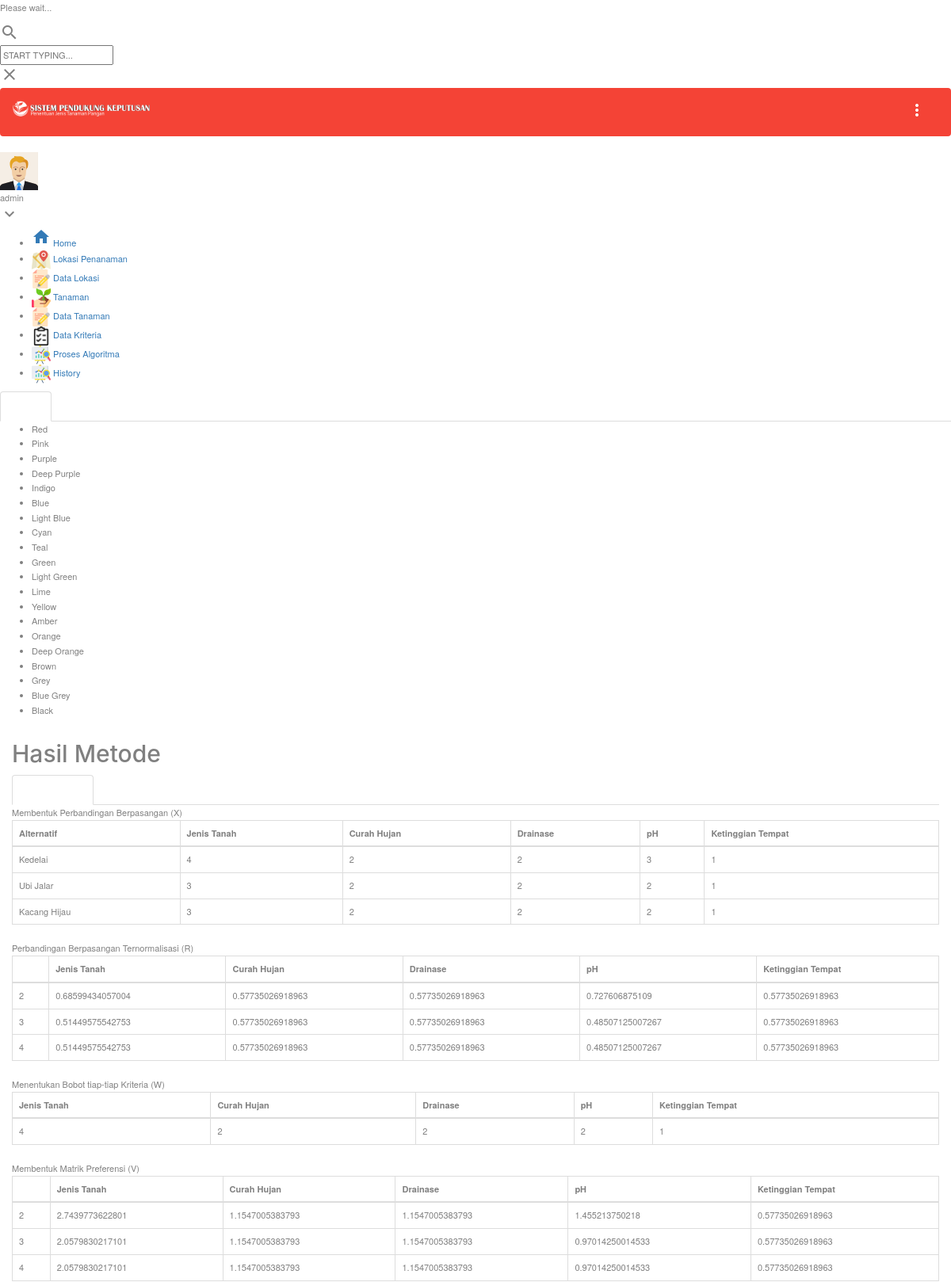
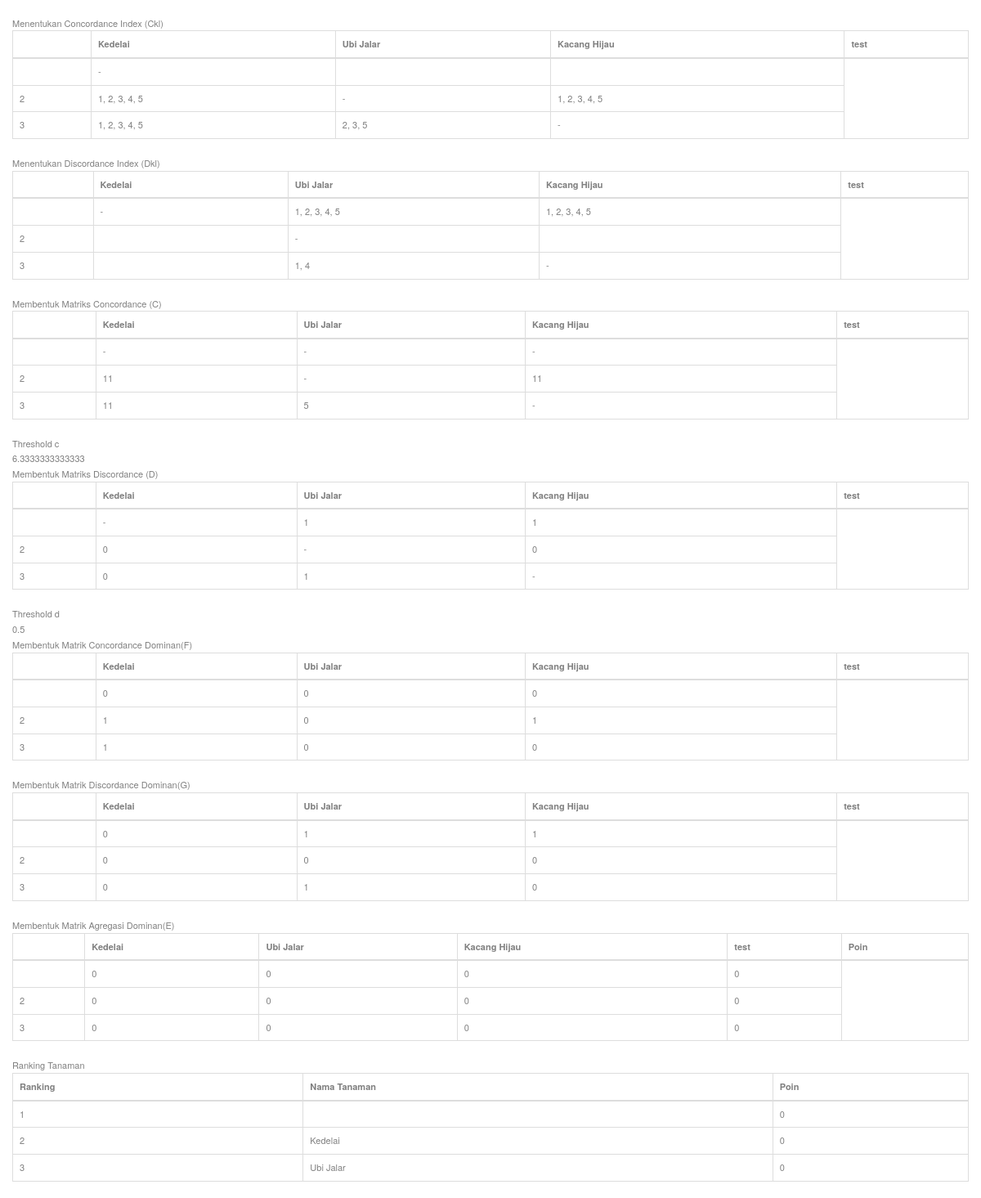
Screenshot of /admin/history_detail.php?id_history=4 (signed in) with the database file from the repository (2 pictures, top to bottom).
### tables this page shows
CREATE TABLE `tb_kriteria` (
  `id_criteria` tinyint(3) UNSIGNED NOT NULL,
  `criteria` varchar(100) DEFAULT NULL,
  `bulan` text
);

CREATE TABLE `tb_evaluasi` (
  `id_alternative` smallint(5) UNSIGNED NOT NULL,
  `id_criteria` tinyint(3) UNSIGNED NOT NULL,
  `value` float NOT NULL
);

CREATE TABLE `tb_alternatif` (
  `id_alternative` varchar(5) NOT NULL,
  `name` varchar(30) NOT NULL
);

### admin/history_detail.php (the view, shortened to what the rows shown need)
<?php
include_once 'atribut/head.php';
$id_history = $_GET['id_history'];
$get_data = "SELECT tb_history.*, tb_lokasi.nama_lokasi FROM tb_history INNER JOIN tb_lokasi ON tb_history.lokasi = tb_lokasi.id_lokasi WHERE id_history = '$id_history' ";
$q_data   = $connect->query($get_data);
$s_data   = $q_data->fetch_array(MYSQLI_ASSOC);
$id_lokasi      = $s_data['lokasi'];
$id_bulan       = $s_data['bulan'];
$sql2 = "SELECT * FROM tb_alternatif";
$result2 = $connect->query($sql2);
$sql3 = "SELECT id_criteria, criteria FROM tb_kriteria";
$result3 = $connect->query($sql3);
$bulan1   = date($id_bulan);
$bulan2   = date($id_bulan) + 1;
$bulan3   = date($id_bulan) + 2;
$sql      = "SELECT * FROM tb_kriteria WHERE id_criteria = '2'";
$query    = $connect->query($sql);
$row      = $query->fetch_array(MYSQLI_ASSOC);
$kriteria = json_decode($row['bulan'], true);
for ($i = 0; $i < count($kriteria); $i++) {
  if ($kriteria[$i]['id_bulan'] == $bulan1) {
    $data_bulan = array(
      $bulan1 => $kriteria[$i]['value'],
      $bulan2 => $kriteria[$i+1]['value'],
      $bulan3 => $kriteria[$i+2]['value']
    );
  }
}
$hitung = array_sum($data_bulan) / 3;
if ($hitung >= 300 && $hitung <= 400) {
  $hasil = 3;
  $ket = "Tinggi (300-400 mm/bulan)";
} else if ($hitung >= 200 && $hitung <= 300) {
  $hasil = 2;
  $ket = "Menengah (200-300 mm/bulan)";
} else if ($hitung >= 100 && $hitung <= 200) {
  $hasil = 1;
  $ket = "Rendah (100-200 mm/bulan)";
}
$query4   = $connect->query("SELECT * FROM tb_kriteria_lokasi WHERE id_lokasi = '$id_lokasi'");
$row      = $query4->fetch_array(MYSQLI_ASSOC);
$kriteria = json_decode($row['kriteria'], true);
$array_kriteria = array(
  ['id_kriteria' => $kriteria[0]['id_kriteria'], 'kriteria' => $kriteria[0]['kriteria'], 'weight' => $kriteria[0]['weight']],
  ['id_kriteria' => $kriteria[1]['id_kriteria'], 'kriteria' => $kriteria[1]['kriteria'], 'weight' => $hasil, 'data_bulan' => $data_bulan, 'ket' => $ket],
  ['id_kriteria' => $kriteria[2]['id_kriteria'], 'kriteria' => $kriteria[2]['kriteria'], 'weight' => $kriteria[2]['weight']],
  ['id_kriteria' => $kriteria[3]['id_kriteria'], 'kriteria' => $kriteria[3]['kriteria'], 'weight' => $kriteria[3]['weight']],
  ['id_kriteria' => $kriteria[4]['id_kriteria'], 'kriteria' => $kriteria[4]['kriteria'], 'weight' => $kriteria[4]['weight']],
);
$data_kriteria = json_encode($array_kriteria);
$connect->query("UPDATE tb_kriteria_lokasi SET kriteria = '$data_kriteria' WHERE id_lokasi = '$id_lokasi'");
?>
<section class="content">
  <div class="container-fluid">
    <div class="row clearfix">
      <div class="col-lg-12 col-md-12 col-sm-12 col-xs-12">
        <div class="card">
          <div class="header">
            <h2>
              Hasil Metode
            </h2>
          </div>
          <div class="body">
          <div class="tab-content">
            <div role="tabpanel" class="tab-pane fade in active" id="home">
              <div class="row clearfix">
                <div class="col-lg-12 col-md-12 col-sm-12 col-xs-12">
                  <div class="card">
                    <div class="body table-responsive">
                      <table class="table table-bordered">
                        <thead>
                          <tr>
                            <th>Alternatif</th>
                            <?php
                            foreach ($result3 as $key) {
                              echo "<th>".$key['criteria']."</th>";
                            }
                            ?>
                          </tr>
                        </thead>
                          <?php
                          $sql="SELECT * FROM tb_evaluasi
                          ORDER BY id_alternative, id_criteria";
                          $result=$connect->query($sql);
                          ?>
                      </table>
                    </div>
                  </div>
                </div>
              </div>
              <div class="row clearfix">
                <div class="col-lg-12 col-md-12 col-sm-12 col-xs-12">
                  <div class="card">
                    <div class="body table-responsive">
                      <table class="table table-bordered">
                        <thead>
                          <tr>
                            <th></th>
                            <?php
                            foreach ($result3 as $key) {
                              echo "<th>".$key['criteria']."</th>";
                            }
                            ?>
                          </tr>
                        </thead>
                      </table>
                    </div>
                  </div>
                </div>
              </div>
              <div class="row clearfix">
                <div class="col-lg-12 col-md-12 col-sm-12 col-xs-12">
                  <div class="card">
                    <div class="body table-responsive">
                      <table class="table table-bordered">
                        <thead>
                          <tr>
                            <?php
                            foreach ($result3 as $key) {
                              echo "<th>".$key['criteria']."</th>";
                            }
                            ?>
                          </tr>
                        </thead>
                        <tbody>
                          <?php
                          $sql="SELECT kriteria FROM tb_kriteria_lokasi WHERE id_lokasi = '$id_lokasi'";
                          $result = $connect->query($sql);
                          $criteria = array();
                          while ($row = $result->fetch_array()) {
                            $kriteria = json_decode($row['kriteria'], true);
                            for ($i=0; $i < count($kriteria) ; $i++) {
                              $criteria[$kriteria[$i]['id_kriteria']] = $kriteria[$i]['weight'];
                            }
                          }
                          echo "<tr>";
                          for ($i = 1; $i <= count($criteria); $i++) {
                            echo "<td>".$criteria[$i]."</td>";
                          }
                          echo "</tr>";
                          ?>
                        </tbody>
                      </table>
                    </div>
                  </div>
                </div>
              </div>
              <div class="row clearfix">
                <div class="col-lg-12 col-md-12 col-sm-12 col-xs-12">
                  <div class="card">
                    <div class="body table-responsive">
                      <table class="table table-bordered">
                        <thead>
                          <tr>
                            <th></th>
                            <?php
                            foreach ($result3 as $key) {
                              echo "<th>".$key['criteria']."</th>";
                            }
                            ?>
                          </tr>
                        </thead>
                    </table>
                  </div>
                </div>
              </div>
            </div>
            <div class="row clearfix">
              <div class="col-lg-12 col-md-12 col-sm-12 col-xs-12">
                <div class="card">
                  <div class="body table-responsive">
                    <table class="table table-bordered">
                     <thead>
                      <tr>
                        <th></th>
                        <?php
                        foreach ($result2 as $key => $value) {
                          echo "<th>".$value['name']."</th>";
                        }
                        ?>
                      </tr>
                    </thead>
                </table>
              </div>
            </div>
          </div>
        </div>
        <div class="row clearfix">
          <div class="col-lg-12 col-md-12 col-sm-12 col-xs-12">
            <div class="card">
              <div class="body table-responsive">
                <table class="table table-bordered">
                  <thead>
                    <tr>
                      <th></th>
                      <?php
                      foreach ($result2 as $key => $value) {
                        echo "<th>".$value['name']."</th>";
                      }
                      ?>
                    </tr>
                  </thead>
              </table>
            </div>
          </div>
        </div>
      </div>
      <div class="row clearfix">
        <div class="col-lg-12 col-md-12 col-sm-12 col-xs-12">
          <div class="card">
            <div class="body table-responsive">
              <table class="table table-bordered">
                <thead>
                  <tr>
                    <th></th>
                    <?php
                    foreach ($result2 as $key => $value) {
                      echo "<th>".$value['name']."</th>";
                    }
                    ?>
                  </tr>
                </thead>
              </table>
            </div>
          </div>
        </div>
      </div>
      <div class="row clearfix">
        <div class="col-lg-12 col-md-12 col-sm-12 col-xs-12">
          <div class="card">
            <div class="body table-responsive">
              <table class="table table-bordered">
                <thead>
                  <tr>
                    <th></th>
                    <?php
                    foreach ($result2 as $key => $value) {
                      echo "<th>".$value['name']."</th>";
                    }
                    ?>
                  </tr>
                </thead>
            </table>
          </div>
        </div>
      </div>
    </div>
    <div class="row clearfix">
      <div class="col-lg-12 col-md-12 col-sm-12 col-xs-12">
        <div class="card">
          <div class="body table-responsive">
            <table class="table table-bordered">
              <thead>
                <tr>
                  <th></th>
                  <?php
                  foreach ($result2 as $key => $value) {
                    echo "<th>".$value['name']."</th>";
                  }
                  ?>
                </tr>
              </thead>
          </table>
        </div>
      </div>
    </div>
  </div>
  <div class="row clearfix">
    <div class="col-lg-12 col-md-12 col-sm-12 col-xs-12">
      <div class="card">
        <div class="body table-responsive">
          <table class="table table-bordered">
           <thead>
            <tr>
              <th></th>
              <?php
              foreach ($result2 as $key => $value) {
                echo "<th>".$value['name']."</th>";
              }
              ?>
            </tr>
          </thead>
      </table>
    </div>
  </div>
</div>
</div>
<div class="row clearfix">
  <div class="col-lg-12 col-md-12 col-sm-12 col-xs-12">
    <div class="card">
      <div class="body table-responsive">
        <table class="table table-bordered">
         <thead>
          <tr>
            <th></th>
            <?php
            foreach ($result2 as $key => $value) {
              echo "<th>".$value['name']."</th>";
            }
            ?>
            <th>Poin</th>
          </tr>
        </thead>
      </table>
    </div>
  </div>
</div>
</div>
<div class="row clearfix">
  <div class="col-lg-12 col-md-12 col-sm-12 col-xs-12">
    <div class="card">
      <div class="body table-responsive">
        <table class="table table-bordered">
         <thead>
          <tr>
            <th>Ranking</th>
            <th>Nama Tanaman</th>
            <th>Poin</th>
          </tr>
        </thead>
      </table>
    </div>
  </div>
</div>
</div>
</div>
</div>
</div>
</div>
</div>
</div>
</section>
<?php include_once 'atribut/foot.php'; ?>

### rows the page displays
tb_kriteria: criteria "Jenis Tanah"
tb_kriteria: criteria "Curah Hujan"
tb_kriteria: criteria "Drainase"
tb_kriteria: criteria "pH"
tb_kriteria: criteria "Ketinggian Tempat"
tb_evaluasi: value "4", id_alternative "2", id_criteria "1"
tb_alternatif: name "Kedelai"
tb_alternatif: name "Ubi Jalar"
tb_alternatif: name "Kacang Hijau"
tb_alternatif: name "test"

### other values shown
$_SESSION['inpusername'] "admin"
$alternatif[$key][0] "Kedelai"
$value[$i] "4"
$value[$i] "2"
$value[$i] "3"
$value[$i] "1"
$alternatif[$key][0] "Ubi Jalar"
$alternatif[$key][0] "Kacang Hijau"
$tanaman[$key] "2"
$value[$i] "0.68599434057004"
$value[$i] "0.57735026918963"
$value[$i] "0.727606875109"
$tanaman[$key] "3"
$value[$i] "0.51449575542753"
$value[$i] "0.48507125007267"
